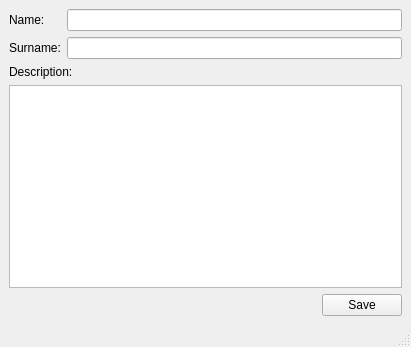
<?xml version="1.0" encoding="UTF-8"?>
<ui version="4.0">
 <class>MainWindow</class>
 <widget class="QMainWindow" name="MainWindow">
  <property name="geometry">
   <rect>
    <x>0</x>
    <y>0</y>
    <width>411</width>
    <height>347</height>
   </rect>
  </property>
  <property name="windowTitle">
   <string>QSettings-Example</string>
  </property>
  <widget class="QWidget" name="centralwidget">
   <layout class="QGridLayout" name="gridLayout">
    <item row="0" column="0">
     <widget class="QLabel" name="nameLabel">
      <property name="text">
       <string>Name:</string>
      </property>
     </widget>
    </item>
    <item row="0" column="1">
     <widget class="QLineEdit" name="nameEdit"/>
    </item>
    <item row="1" column="0">
     <widget class="QLabel" name="surnameLabel">
      <property name="text">
       <string>Surname:</string>
      </property>
     </widget>
    </item>
    <item row="1" column="1">
     <widget class="QLineEdit" name="surnameEdit"/>
    </item>
    <item row="2" column="0" colspan="2">
     <widget class="QLabel" name="descriptionLabel">
      <property name="text">
       <string>Description:</string>
      </property>
     </widget>
    </item>
    <item row="4" column="0" colspan="2">
     <layout class="QHBoxLayout" name="horizontalLayout">
      <item>
       <spacer name="horizontalSpacer">
        <property name="orientation">
         <enum>Qt::Horizontal</enum>
        </property>
        <property name="sizeHint" stdset="0">
         <size>
          <width>40</width>
          <height>20</height>
         </size>
        </property>
       </spacer>
      </item>
      <item>
       <widget class="QPushButton" name="saveButton">
        <property name="text">
         <string>Save</string>
        </property>
       </widget>
      </item>
     </layout>
    </item>
    <item row="3" column="0" colspan="2">
     <widget class="QTextEdit" name="descriptionEdit"/>
    </item>
   </layout>
  </widget>
  <widget class="QMenuBar" name="menubar">
   <property name="geometry">
    <rect>
     <x>0</x>
     <y>0</y>
     <width>411</width>
     <height>21</height>
    </rect>
   </property>
  </widget>
  <widget class="QStatusBar" name="statusbar"/>
 </widget>
 <resources/>
 <connections/>
</ui>
